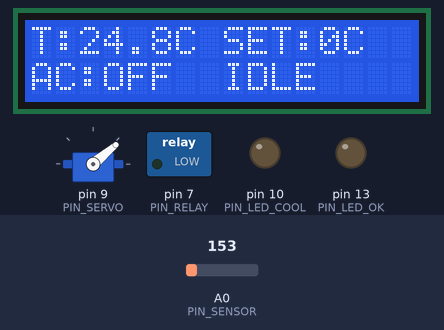
A sketch run on a simulated Arduino Uno, built with avr-gcc and run on an emulated ATmega328P. Shown: servo, 16×2 character LCD, switched loads named in the sketch (green lamp = pin HIGH), output pins drawn as LEDs (lit = HIGH). The inputs (shaded band) are chosen by the test bench; at power-on: A0 (PIN_SENSOR) = 153. What the sketch prints to the serial monitor is not drawn.

Above: at 1.6 s.
1.7 s: A0 (PIN_SENSOR) set to 165
At 2.5 s:
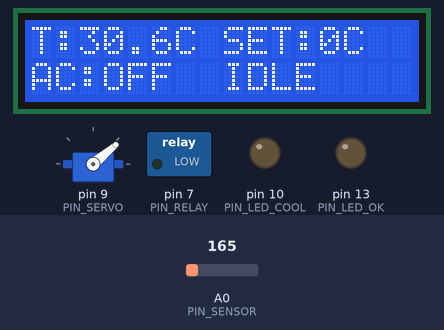
4.5 s: A0 (PIN_SENSOR) set to 175
At 5.8 s:
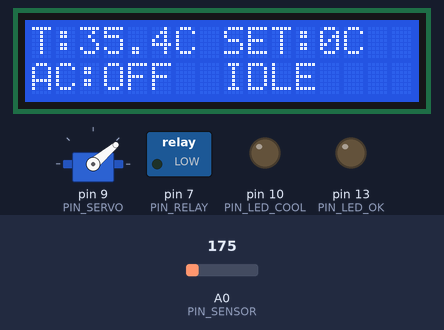
7.5 s: A0 (PIN_SENSOR) set to 191
At 8.3 s:
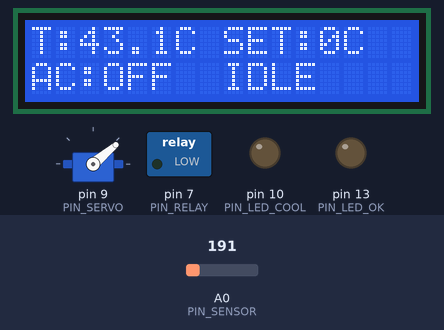
Timing chart, 0 to 10.5 s (numbered marks = the images above; inputs shaded):
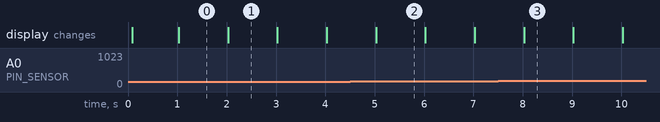

The sketch:

haven_ac_controller.ino
```cpp
/*
  Haven Smart Home - AC room temperature controller
  Board : Arduino Uno R3 (works in Tinkercad Circuits)

  Pins
    A0  TMP36 room temperature sensor
    D7  Relay driver (via 1k resistor -> NPN transistor)  -> AC compressor/fan motor
    D9  Servo (AC louver / air vane)
    D10 Blue LED   = AC cooling
    D13 Green LED  = room at target
    D12,D11,D5,D4,D3,D2 = LCD 16x2 (RS,E,D4,D5,D6,D7)

  Serial protocol (9600 baud)
    App -> board : OUT=25.0;SET=19;MODE=AUTO      (MODE=OFF switches AC off)
    Board -> app : TEMP=28.4;AC=ON;SET=19;MODE=AUTO   (once per second)

  Control rule (same as the Haven web app):
    AC ON  when room > SET + 0.5
    AC OFF when room <= SET
  SET is always limited to the 15-19 C comfort band.

  SIMULATE_ROOM = 1 : Tinkercad's TMP36 does not react to the AC, so the sketch
  models the room (AC cools it, heat leaks in from outdoors). Moving the TMP36
  slider re-syncs the model. Set to 0 on real hardware to use the sensor only.
*/
#include <LiquidCrystal.h>
#include <Servo.h>

#define SIMULATE_ROOM 1

const int PIN_SENSOR = A0;
const int PIN_RELAY  = 7;
const int PIN_SERVO  = 9;
const int PIN_LED_COOL = 10;
const int PIN_LED_OK   = 13;

const float MIN_T = 15.0, MAX_T = 19.0, HYST = 0.5;
const float COOL_PER_SEC = 0.35, LEAK = 0.012;   // matches the web simulation

LiquidCrystal lcd(12, 11, 5, 4, 3, 2);
Servo vane;

float targetC = 19.0, outdoorC = 25.0;
float roomC = 25.0, lastRaw = -100;
bool autoMode = false, acOn = false;
unsigned long lastTick = 0;

float readSensorC() {                       // TMP36: 10 mV/C, 0.5 V offset
  long sum = 0;
  for (int i = 0; i < 10; i++) { sum += analogRead(PIN_SENSOR); delay(2); }
  float volts = (sum / 10.0) * 5.0 / 1023.0;
  return (volts - 0.5) * 100.0;
}

void setAC(bool on) {
  acOn = on;
  digitalWrite(PIN_RELAY, on ? HIGH : LOW);
  digitalWrite(PIN_LED_COOL, on ? HIGH : LOW);
  vane.write(on ? 140 : 40);                // louver opens when cooling
}

void handleCommand(String line) {
  line.trim();
  while (line.length() > 0) {
    int sep = line.indexOf(';');
    String pair = (sep < 0) ? line : line.substring(0, sep);
    line = (sep < 0) ? "" : line.substring(sep + 1);
    int eq = pair.indexOf('=');
    if (eq < 0) continue;
    String key = pair.substring(0, eq);
    String val = pair.substring(eq + 1);
    key.trim(); val.trim();
    if (key == "OUT")  outdoorC = val.toFloat();
    if (key == "SET")  targetC = constrain(val.toFloat(), MIN_T, MAX_T);
    if (key == "MODE") {
      if (val == "AUTO") autoMode = true;
      if (val == "OFF")  { autoMode = false; setAC(false); }
    }
  }
}

void setup() {
  Serial.begin(9600);
  Serial.setTimeout(100);                   // works with or without a newline
  pinMode(PIN_RELAY, OUTPUT);
  pinMode(PIN_LED_COOL, OUTPUT);
  pinMode(PIN_LED_OK, OUTPUT);
  vane.attach(PIN_SERVO);
  lcd.begin(16, 2);
  roomC = readSensorC();
  setAC(false);
  lcd.print("Haven AC ready");
  Serial.println("READY");
}

void loop() {
  if (Serial.available()) handleCommand(Serial.readString());

  if (millis() - lastTick >= 1000) {
    lastTick = millis();
    float raw = readSensorC();
#if SIMULATE_ROOM
    if (abs(raw - lastRaw) > 1.5) roomC = raw;      // user moved the TMP36 slider
    lastRaw = raw;
    roomC += (outdoorC - roomC) * LEAK;
    if (acOn) roomC -= COOL_PER_SEC;
#else
    roomC = raw;
#endif
    if (autoMode) {
      if (!acOn && roomC > targetC + HYST) setAC(true);
      else if (acOn && roomC <= targetC)   setAC(false);
    }
    digitalWrite(PIN_LED_OK, (autoMode && !acOn && roomC <= targetC + HYST) ? HIGH : LOW);

    lcd.setCursor(0, 0);
    lcd.print("T:"); lcd.print(roomC, 1); lcd.print("C SET:");
    lcd.print(autoMode ? (int)targetC : 0); lcd.print("C  ");
    lcd.setCursor(0, 1);
    lcd.print(acOn ? "AC:ON  COOLING  " : (autoMode ? "AC:OFF HOLDING " : "AC:OFF  IDLE   "));

    Serial.print("TEMP="); Serial.print(roomC, 1);
    Serial.print(";AC=");  Serial.print(acOn ? "ON" : "OFF");
    Serial.print(";SET="); Serial.print((int)targetC);
    Serial.print(";MODE="); Serial.println(autoMode ? "AUTO" : "OFF");
  }
}
```

Measured:
- after the input at 1.7 s, the display: changes after 0.33 s (image 1)
- after the input at 4.5 s, the display: changes after 0.53 s (image 2)
- what the display in image 1 shows lasts 1.0 s, from 2.0 s to 3.0 s
